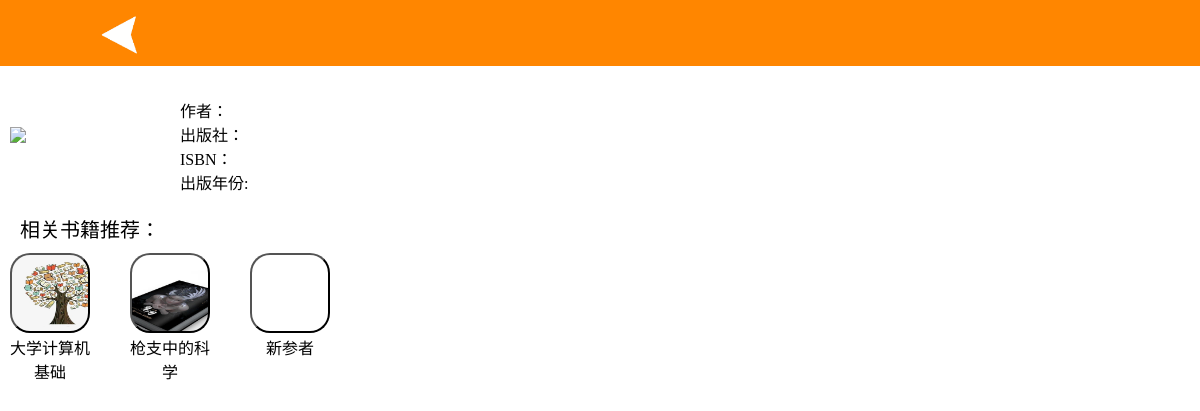
Page /34bookintroduction.php on the committed database.
### tables this page shows
CREATE TABLE `book` (
  `book_id` int(11) NOT NULL AUTO_INCREMENT,
  `ISBN` varchar(13) NOT NULL,
  `bname` varchar(30) NOT NULL,
  `author` varchar(20) NOT NULL,
  `publisher` varchar(20) NOT NULL,
  `publish_year` int(4) NOT NULL,
  `course_id` int(11) NOT NULL,
  `picture` varchar(255) NOT NULL,
  PRIMARY KEY (`book_id`)
);

### 34bookintroduction.php (the view, shortened to what this page needs)
<!doctype html>
<html>
<head>
	</head>
<body>
<?php
$a=$_POST['shunxu'];
include_once 'includes/db.inc.php';
?>
<table class="heading" width="100%" border="0" cellpadding="0" cellspacing="0" >
  <tbody>
    <tr>
      <td width="20%" bgcolor="#FF8600"><a href="javascript:history.go(-1)" target="_self"><img src="jiantou.gif" height="40vx" width="40vx"></a></td>
      <td width='60%' bgcolor="#FF8600"><div style="padding: 10px; width:250px;position:relative;   left: auto; vertical-align: middle;text-align: center;">
	  <p style="width: 100%; height: 25px;line-height: 25px; text-overflow: ellipsis;white-space: nowrap;overflow: hidden;"><?php echo $bname; ?></p></div></td>
      <td width="20%" bgcolor="#FF8600"></td>
    </tr>
  </tbody>
</table>
<table class="book" width="100%" border="0" cellpadding="0" cellspacing="0">
  <tbody>
    <tr>
      <td width="15%"><div class="bkimage"><img src=<?php   echo $picture;   ?> width="161"></div></td>
      <td>
      <div class="bkinfo">
<?php
	   echo "$bname<br/>
      	作者：$author</br>
      	出版社：$publisher<br/>
      	ISBN：$ISBN</br>
		出版年份:$publish_year";
		?>
      	</div>
      </td>
    </tr>
  </tbody>
</table>
<div class="text1">
相关书籍推荐：
</div>
<?php
$book_id=$a;
try{
	$sql="select * from bookcategory where book_id='$book_id'";
	$result = $pdo->query($sql);
	$num1=$result->rowCount();
}
catch(Exception $e)
{
	$output = 'Error performing update'.$e->getMessage();
	echo $output;
	exit();
}
if($num1!=0)
{
foreach($result as $row){
$category=$row["category"];
}
try{
		$sql="select * from bookcategory where category=$category order by rand() limit 3";
		$result = $pdo->query($sql);
	}catch(Exception $e){
		$output = 'Error performing update'.$e->getMessage();
		echo $output;
		exit();
	}
foreach($result as $row){
	$book_id=$row["book_id"];
	try{
		$sql="select * from book where book_id=$book_id";
		$result = $pdo->query($sql);
	}catch(Exception $e){
		$output = 'Error performing update'.$e->getMessage();
		echo $output;
		exit();
	}
	foreach($result as $row){
	$bname=$row["bname"];
	$author=$row["author"];
	$publisher=$row["publisher"];
    $picture=$row["picture"];
	}
?>
<div class="big">
<div class="inner" align="left">
     <form action="34bookintroduction.php" method="post" >
      	  <button class="image" type="submit" style="background: url(<?php echo $picture; ?>); background-size:100px 100px;"></button>
			 <input type="hidden" name="shunxu" value=<?php echo $book_id; ?>    />
				  <button class="content" type="submit" value=<?php echo $bname;  ?>      ><?php echo $bname;  ?></button>
       </form>
</div>
</div>
<?php }
}
else{
try{
		$sql="select * from book order by rand() limit 3";
		$result = $pdo->query($sql);
	}catch(Exception $e){
		$output = 'Error performing update'.$e->getMessage();
		echo $output;
		exit();
	}
	foreach($result as $row){
	$bname=$row["bname"];
    $picture=$row["picture"];
?>
<div class="big">
<div class="inner" align="left">
     <form action="34bookintroduction.php" method="post" >
      	  <button class="image" type="submit" style="background: url(<?php echo $picture; ?>); background-size:100px 100px;"></button>
				  <button class="content" type="submit" value=<?php echo $bname;  ?>      ><?php echo $bname;  ?></button>
       </form>
</div>
</div>
<?php
	}
}?>
	</body>
</html>

### 34bookintroduction.php (style rules this page uses)
* { margin: 0; padding: 0; }
body { background-image:url(""); background-position: center 0; background-size:cover; margin: 0px; }
.heading { position:fixed; top: 0; }
.heading td { text-align: center; height:35px; line-height: 35px; padding-top: 15px; padding-bottom: 0px; font-family: "黑体"; font-size: 20px; color:#ffffff; margin:2px; }
.book { margin-top: 20px; }
.bkimage { margin:0px 10px 0px; }
.book .bkinfo { margin: 0px; }
.text1 { text-align: left; font-family: "黑体"; font-size: 20px; margin:20px 0px 0px 20px; }
.big { margin:10px 30px 10px 10px; width:80px; float:left; display: inline; overflow: hidden; }
.image { overflow: hidden; width:80px; height: 80px; text-align: center; border-radius: 20px; }
.content { text-align: center; border: none; font-size: 16px; margin-bottom: 10px; background-color:#ffffff; }
.inner { text-align: center; }
a { text-decoration: none; }

### rows in the picture
book: picture (picture), bname "大学计算机基础"
book: picture (picture), bname "枪支中的科学"
book: bname "新参者"
